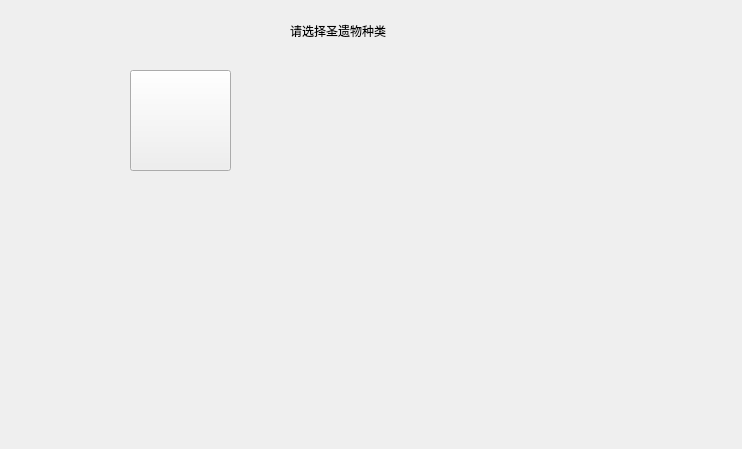
<?xml version="1.0" encoding="UTF-8"?>
<ui version="4.0">
 <class>chooseScene</class>
 <widget class="QWidget" name="chooseScene">
  <property name="geometry">
   <rect>
    <x>0</x>
    <y>0</y>
    <width>742</width>
    <height>449</height>
   </rect>
  </property>
  <property name="windowTitle">
   <string>Form</string>
  </property>
  <widget class="QPushButton" name="jueyuan_btn">
   <property name="geometry">
    <rect>
     <x>130</x>
     <y>70</y>
     <width>101</width>
     <height>101</height>
    </rect>
   </property>
   <property name="text">
    <string/>
   </property>
   <property name="iconSize">
    <size>
     <width>100</width>
     <height>100</height>
    </size>
   </property>
  </widget>
  <widget class="QLabel" name="label">
   <property name="geometry">
    <rect>
     <x>290</x>
     <y>10</y>
     <width>141</width>
     <height>41</height>
    </rect>
   </property>
   <property name="text">
    <string>请选择圣遗物种类</string>
   </property>
  </widget>
 </widget>
 <resources/>
 <connections/>
</ui>
